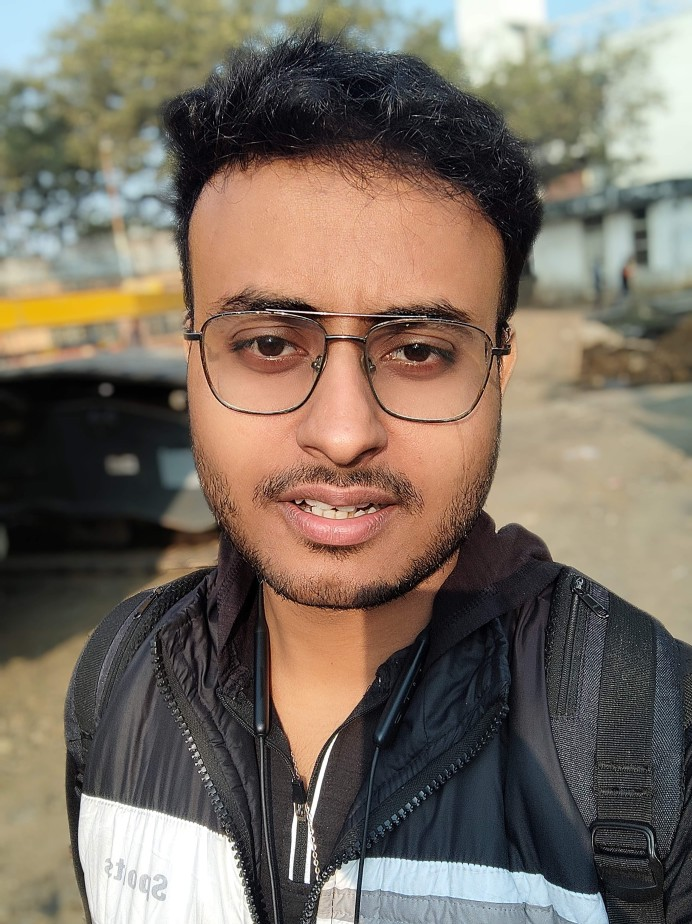
#> input picture HaarCascade Eye Filter/image.jpg, 692 x 924 px
$ python eye.py
#> lines starting #> are read from the running program, lines starting #| are printed output that depends on the picture
import cv2
import numpy as np
import matplotlib.pyplot as plt
image = cv2.imread('image.jpg')
#> image is the input picture: shape (924, 692, 3); mean B, G, R 97.7, 109.9, 121.6
image = cv2.cvtColor(image , cv2.COLOR_BGR2RGB)
gray = cv2.cvtColor(image , cv2.COLOR_BGR2GRAY)
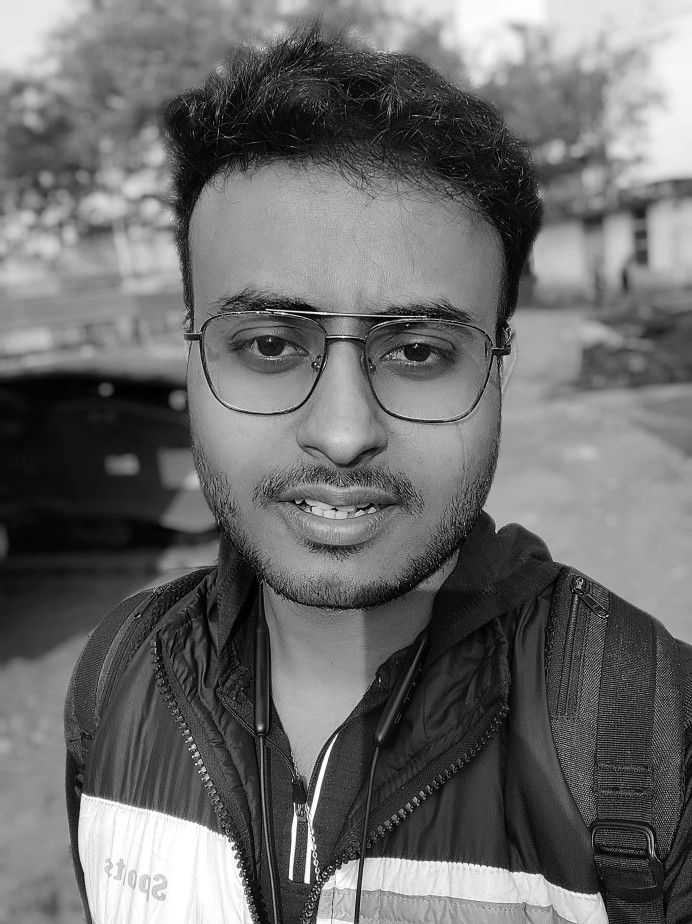
#> gray: shape (924, 692); min 0, max 255, mean 107.6
eye_cascade = cv2.CascadeClassifier("haarcascade_eye.xml")
eyes = eye_cascade.detectMultiScale(gray)
#> eyes = [[619, 108, 25, 25], [631, 221, 24, 24], [120, 152, 28, 28], [567, 195, 50, 50], [74, 206, 54, 54], [612, 188, 44, 44], [43, 207, 46, 46], [231, 315, 69, 69], [112, 101, 51, 51], [382, 323, 68, 68], [5, 144, 59, 59]]
filter = cv2.cvtColor(cv2.imread('blue.png') , cv2.COLOR_BGR2RGB)
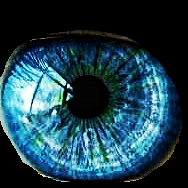
#> input picture HaarCascade Eye Filter/blue.png, 188 x 188 px
for x, y, w, h in eyes:
    centre_x = x+w/2
    centre_y = y + h/2
    filter = cv2.resize(filter , (int( w / 4)  ,int( h /4) ))
    print(filter.shape)
    if max(filter.shape) == max(image[int(centre_y-(h/8)):int(centre_y+(h/8)),int(centre_x-(w/8)):int(centre_x+(w/8))].shape):
        filter = cv2.resize(filter , (int( w / 4)  ,int( h /4) ))
    elif max(filter.shape) > max(image[int(centre_y-(h/8)):int(centre_y+(h/8)),int(centre_x-(w/8)):int(centre_x+(w/8))].shape):
        n = max(filter.shape) - max(image[int(centre_y-(h/8)):int(centre_y+(h/8)),int(centre_x-(w/8)):int(centre_x+(w/8))].shape)
        filter = cv2.resize(filter , (int( w / 4) +n ,int( h /4) + n))
    elif max(filter.shape) < max(image[int(centre_y-(h/8)):int(centre_y+(h/8)),int(centre_x-(w/8)):int(centre_x+(w/8))].shape):
        n = max(image[int(centre_y-(h/8)):int(centre_y+(h/8)),int(centre_x-(w/8)):int(centre_x+(w/8))].shape) - max(filter.shape)
        filter = cv2.resize(filter , (int( w / 4) +n ,int( h /4) + n))
    alpha_filter =   filter[:,:,2] / 255
    alpha_back =  1 - alpha_filter
    for c in range(0,3):
        image[int(centre_y-(h/8)):int(centre_y+(h/8)),int(centre_x-(w/8)+4):int(centre_x+(w/8)+4),c]=(alpha_back*image[int(centre_y-(h/8)):int(centre_y+(h/8)),int(centre_x-(w/8)+4):int(centre_x+(w/8)+4),c]+alpha_filter*filter[:,:,c])
    plt.imshow(image)
    plt.imsave('filter1.png' , image)
#> this loop made 11 passes
#> (x, y, w, h, centre_x, centre_y, n) on passes 4, 8: (567, 195, 50, 50, 592, 220, 1), (231, 315, 69, 69, 265.5, 349.5, 1)
#> (x, y, w, h, centre_x, centre_y) on passes 1, 2, 3, 5, 6, 7: (619, 108, 25, 25, 631.5, 120.5), (631, 221, 24, 24, 643, 233), (120, 152, 28, 28, 134, 166), (74, 206, 54, 54, 101, 233), (612, 188, 44, 44, 634, 210), (43, 207, 46, 46, 66, 230)
#| (6, 6, 3)
#| (6, 6, 3)
#| (7, 7, 3)
#| (12, 12, 3)
#| (13, 13, 3)
#| (11, 11, 3)
#| (11, 11, 3)
#| (17, 17, 3)
#> (further printed lines are left out)
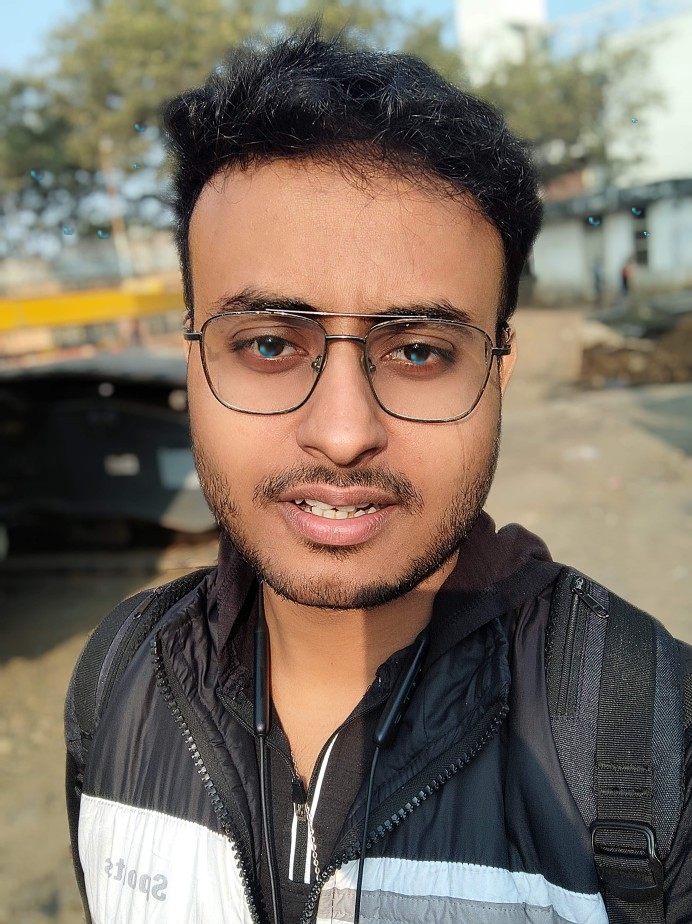
#> image: shape (924, 692, 3); mean R, G, B 121.5, 109.9, 97.7
#> after the loop, n = 1
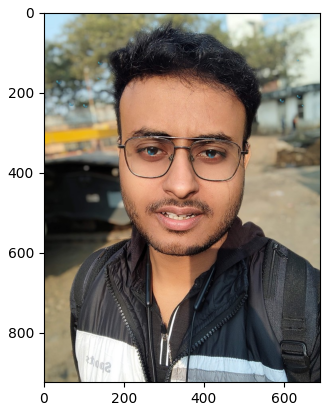
#> figure drawn by matplotlib, 1 panel
